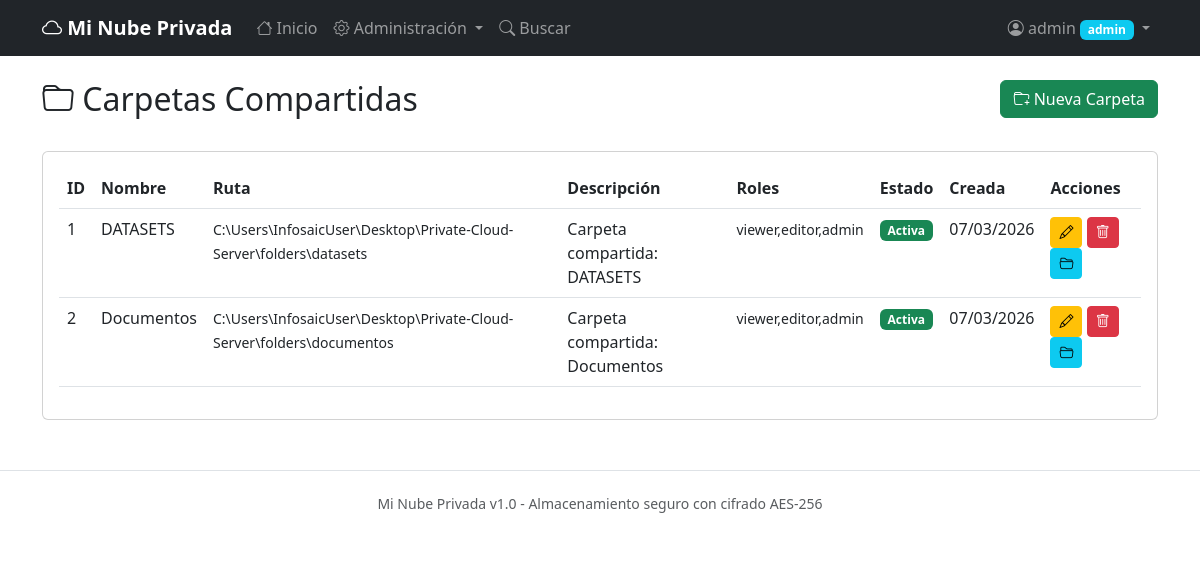
The page /admin/folders (signed in) on the database its author committed.
### app/models.py (models this page shows, shortened)
class User(UserMixin, db.Model):
    __tablename__ = 'users'
    id = db.Column(db.Integer, primary_key=True)
    username = db.Column(db.String(80), unique=True, nullable=False, index=True)
    email = db.Column(db.String(120), unique=True, nullable=False, index=True)
    password_hash = db.Column(db.String(256), nullable=False)
    role = db.Column(db.String(20), nullable=False, default='viewer')  # admin, editor, viewer
    is_active = db.Column(db.Boolean, default=True)
    created_at = db.Column(db.DateTime, default=datetime.utcnow)
    last_login = db.Column(db.DateTime)
    last_ip = db.Column(db.String(45))
    file_logs = db.relationship('FileLog', backref='user', lazy='dynamic', cascade='all, delete-orphan')
    @property
    def is_admin(self):
        return self.role == 'admin'

class SharedFolder(db.Model):
    __tablename__ = 'shared_folders'
    id = db.Column(db.Integer, primary_key=True)
    name = db.Column(db.String(100), unique=True, nullable=False)
    path = db.Column(db.String(500), nullable=False)
    description = db.Column(db.String(200))
    is_active = db.Column(db.Boolean, default=True)
    created_at = db.Column(db.DateTime, default=datetime.utcnow)
    created_by = db.Column(db.Integer, db.ForeignKey('users.id'))
    allowed_roles = db.Column(db.String(200), default='viewer,editor,admin')  # roles permitidos

### app/admin.py (the view)
@admin_bp.route('/folders')
@login_required
@admin_required
def list_folders():
    folders = SharedFolder.query.all()
    return render_template('admin/folders.html', folders=folders)

### app/templates/admin/folders.html (shortened to what this page needs)
{% extends "base.html" %}
{% block content %}
<div class="row mb-4">
    <div class="col">
        <h2><i class="bi bi-folder"></i> Carpetas Compartidas</h2>
    </div>
    <div class="col text-end">
        <a href="{{ url_for('admin.add_folder') }}" class="btn btn-success">
            <i class="bi bi-folder-plus"></i> Nueva Carpeta
        </a>
    </div>
</div>
<div class="row">
    <div class="col">
        <div class="card">
            <div class="card-body">
                <div class="table-responsive">
                    <table class="table table-hover">
                        <thead>
                            <tr>
                                <th>ID</th>
                                <th>Nombre</th>
                                <th>Ruta</th>
                                <th>Descripción</th>
                                <th>Roles</th>
                                <th>Estado</th>
                                <th>Creada</th>
                                <th>Acciones</th>
                            </tr>
                        </thead>
                        <tbody>
                            {% for folder in folders %}
                            <tr>
                                <td>{{ folder.id }}</td>
                                <td>{{ folder.name }}</td>
                                <td><small>{{ folder.path }}</small></td>
                                <td>{{ folder.description or '-' }}</td>
                                <td><small>{{ folder.allowed_roles }}</small></td>
                                <td>
                                    {% if folder.is_active %}
                                    <span class="badge bg-success">Activa</span>
                                    {% else %}
                                    <span class="badge bg-danger">Inactiva</span>
                                    {% endif %}
                                </td>
                                <td>{{ folder.created_at.strftime('%d/%m/%Y') }}</td>
                                <td>
                                    <a href="{{ url_for('admin.edit_folder', folder_id=folder.id) }}" class="btn btn-sm btn-warning">
                                        <i class="bi bi-pencil"></i>
                                    </a>
                                    <a href="{{ url_for('admin.delete_folder', folder_id=folder.id) }}"
                                       class="btn btn-sm btn-danger"
                                       onclick="return confirm('¿Eliminar carpeta? Esta acción no elimina los archivos.')">
                                        <i class="bi bi-trash"></i>
                                    </a>
                                    <a href="{{ url_for('main.browse', folder_id=folder.id) }}" class="btn btn-sm btn-info">
                                        <i class="bi bi-folder2-open"></i>
                                    </a>
                                </td>
                            </tr>
                            {% endfor %}
                        </tbody>
                    </table>
                </div>
            </div>
        </div>
    </div>
</div>
{% endblock %}

### app/templates/includes/navbar.html (shortened to what this page needs)
<nav class="navbar navbar-expand-lg navbar-dark bg-dark">
    <div class="container">
        <a class="navbar-brand" href="{{ url_for('main.index') }}">
            <i class="bi bi-cloud"></i> Mi Nube Privada
        </a>
        <div class="collapse navbar-collapse" id="navbarNav">
            <ul class="navbar-nav me-auto">
                <li class="nav-item">
                    <a class="nav-link" href="{{ url_for('main.index') }}">
                        <i class="bi bi-house"></i> Inicio
                    </a>
                </li>
                {% if current_user.is_authenticated and current_user.is_admin %}
                <li class="nav-item dropdown">
                    <a class="nav-link dropdown-toggle" href="#" role="button" data-bs-toggle="dropdown">
                        <i class="bi bi-gear"></i> Administración
                    </a>
                </li>
                {% endif %}
                <li class="nav-item">
                    <a class="nav-link" href="{{ url_for('main.search') }}">
                        <i class="bi bi-search"></i> Buscar
                    </a>
                </li>
            </ul>
            <ul class="navbar-nav">
                {% if current_user.is_authenticated %}
                <li class="nav-item dropdown">
                    <a class="nav-link dropdown-toggle" href="#" role="button" data-bs-toggle="dropdown">
                        <i class="bi bi-person-circle"></i> {{ current_user.username }}
                        <span class="badge bg-info">{{ current_user.role }}</span>
                    </a>
                </li>
                {% else %}
                <li class="nav-item">
                    <a class="nav-link" href="{{ url_for('auth.login') }}">Iniciar sesión</a>
                </li>
                {% endif %}
            </ul>
        </div>
    </div>
</nav>

### app/templates/base.html (style rules this page uses)
.navbar-brand { font-weight: bold; }

### rows shown on the page
User: username "admin", role "admin"
SharedFolder: id "1", name "DATASETS", path "C:\\Users\\InfosaicUser\\Desktop\\Private-Cloud-Server\\folders\\datasets", description "Carpeta compartida: DATASETS", allowed_roles "viewer,editor,admin", is_active "Activa", created_at "07/03/2026"
SharedFolder: id "2", name "Documentos", path "C:\\Users\\InfosaicUser\\Desktop\\Private-Cloud-Server\\folders\\documentos", description "Carpeta compartida: Documentos", allowed_roles "viewer,editor,admin", is_active "Activa", created_at "07/03/2026"
